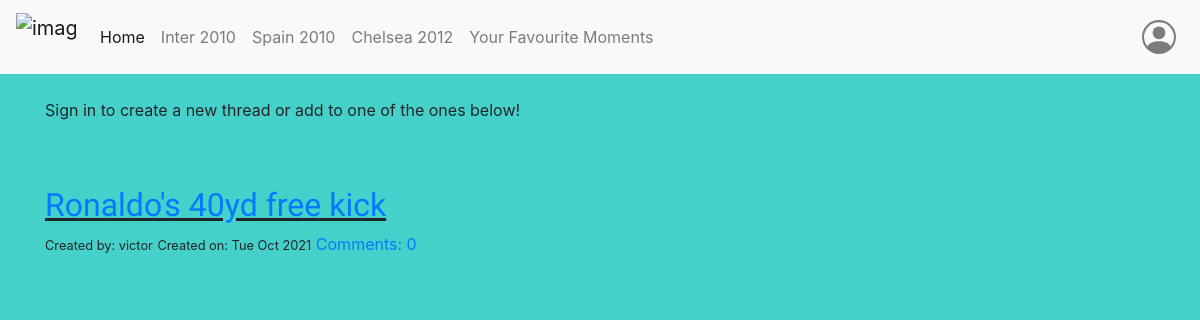
/thread/, run on the app's committed database.
### newapp/models.py (models this page shows, shortened)
class Thread(models.Model):
    name = models.ForeignKey('auth.User', on_delete=models.CASCADE)
    age = models.CharField(max_length = 150)
    country = models.CharField(max_length = 150)
    title = models.CharField(max_length = 150)
    text = models.TextField()
    created_date = models.DateTimeField(default = timezone.now)
    def approve_comments(self):
        return self.comments.filter(approved_comment=True)

### newapp/views.py (the view)
# urls.py: path('thread/',views.ThreadListView.as_view(),name='thread_list'),
class ThreadListView(ListView):
    model = Thread
    def get_queryset(self):
        return Thread.objects.filter(created_date__lte=timezone.now()).order_by('-created_date')

### newapp/templates/newapp/thread_list.html (shortened to what this page needs)
{% extends 'newapp/base.html' %}
{% block body_block %}
    <div class="container">
        <br>
        {% if user.is_authenticated %}
        <button type="button" class="btn btn-light"><a href="{% url 'thread_new' %}">Create New Thread</a></button>
        {% else %}
        <p>Sign in to create a new thread or add to one of the ones below!</p>
        {% endif %}
        <br>
        <br>
        {% for thread in thread_list %}
            <div class="post">
                <h2 class="thread_title"><a href="{% url 'thread_detail' pk=thread.pk %}">{{ thread.title }}</a></h2>
                <small>Created by: {{ thread.name }}</small>
                <small>Created on: {{ thread.created_date|date:"D M Y" }}</small>
                <a href="{% url 'thread_detail' pk=thread.pk %}">Comments: {{ thread.approve_comments.count }}</a>
            </div>
        {% endfor %}
        </div>
{% endblock %}

### newapp/templates/newapp/base.html (shortened to what this page needs)
<!DOCTYPE html>
{% load static %}
<html lang="en">
<head>
    <link rel="stylesheet" href="https://cdn.jsdelivr.net/npm/bootstrap@4.6.0/dist/css/bootstrap.min.css">
    <link rel="stylesheet" href="{% static 'css/main.css' %}">
</head>
<body>
  <nav class="navbar navbar-expand-lg sticky_top navbar-light bg-light">
    <a class="navbar-brand" href="">
      <img src="https://i.pinimg.com/originals/51/5e/ed/515eed2e3701d135a33a0be5ac493941.jpg" alt="image not found" width='60' height="48">
    </a>
    <div class="collapse navbar-collapse" id="navbarNavAltMarkup">
      <div class="navbar-nav">
        <a class="nav-link active" href={% url 'home' %}>Home <span class="sr-only">(current)</span></a>
        <a class="nav-link" href={% url 'inter' %}>Inter 2010</a>
        <a class="nav-link" href={% url 'spain' %}>Spain 2010</a>
        <a class="nav-link" href={% url 'chelsea' %}>Chelsea 2012</a>
        <a class="nav-link" href={% url 'thread_list' %}>Your Favourite Moments</a>
      </div>
      <div class="navbar-nav ml-auto">
        {% if user.is_authenticated %}
        <a class="nav-link" href={% url 'logout' %}>
          <svg xmlns="http://www.w3.org/2000/svg" width="34" height="34" fill="currentColor" class="bi bi-door-open" viewBox="0 0 16 16">
            <path d="M8.5 10c-.276 0-.5-.448-.5-1s.224-1 .5-1 .5.448.5 1-.224 1-.5 1z"/>
            <path d="M10.828.122A.5.5 0 0 1 11 .5V1h.5A1.5 1.5 0 0 1 13 2.5V15h1.5a.5.5 0 0 1 0 1h-13a.5.5 0 0 1 0-1H3V1.5a.5.5 0 0 1 .43-.495l7-1a.5.5 0 0 1 .398.117zM11.5 2H11v13h1V2.5a.5.5 0 0 0-.5-.5zM4 1.934V15h6V1.077l-6 .857z"/>
          </svg>
        </a>
        <a>Hello: {{ user.username }}</a>
        {% else %}
        <a class="nav-link" href={% url 'login' %}>
        {% endif %}
      </div>
    </div>
  </nav>
    {% block body_block %}
    {% endblock %}
</body>
</html>

### newapp/static/css/main.css (style rules this page uses)
body { background: #45D1CA; }
h2 { text-align: left; text-decoration: underline; font-family: 'Pattaya', sans-serif; }
img { display: block; margin-left: auto; margin-right: auto; }

### data on the page
Thread: title "Ronaldo's 40yd free kick", name "victor", created_date "Tue Oct 2021", approve_comments.count "0"
